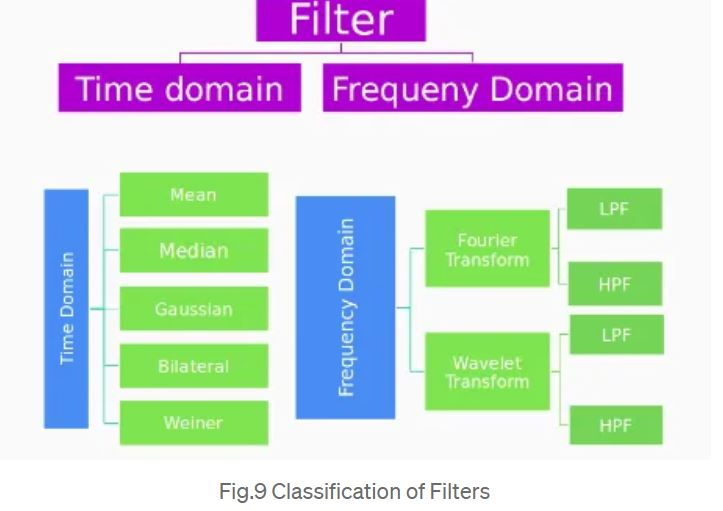
#> input picture filters.JPG, 723 x 511 px, given in place of the camera
$ python 06_histogram.py
#> lines starting #> are read from the running program, lines starting #| are printed output that depends on the picture
import cv2
import numpy as np
from timeit import default_timer as timer
from cap_from_youtube import cap_from_youtube

'''

'''


def equalizeHistogram(frame):

    clahe = cv2.createCLAHE(clipLimit=2.0, tileGridSize=(8,8))
    channels = cv2.split(frame)
    eq_channels = []

    for ch in channels:
        eq_channels.append(clahe.apply(ch))

    eq_clahe_image = cv2.merge(eq_channels)

    return eq_clahe_image

def calculateHistogram(frame):

    bgr_planes = cv2.split(frame)

    b_hist = cv2.calcHist(bgr_planes, [0], None, [256], (0,256), accumulate=False)
    g_hist = cv2.calcHist(bgr_planes, [1], None, [256], (0,256), accumulate=False)
    r_hist = cv2.calcHist(bgr_planes, [2], None, [256], (0,256), accumulate=False)

    cv2.normalize(b_hist, b_hist, alpha=0, beta=360, norm_type=cv2.NORM_MINMAX)
    cv2.normalize(g_hist, g_hist, alpha=0, beta=360, norm_type=cv2.NORM_MINMAX)
    cv2.normalize(r_hist, r_hist, alpha=0, beta=360, norm_type=cv2.NORM_MINMAX)

    return [b_hist, g_hist, r_hist]

def drawHistogram(frame, bgr_hist):

    histSize = 256
    hist_w = 640
    hist_h = 360
    bin_w = int(round( hist_w/histSize ))

    histImage = np.ones((hist_h, hist_w, 3), dtype=np.uint8)

    b_hist = bgr_hist[0]
    g_hist = bgr_hist[1]
    r_hist = bgr_hist[2]

    for i in range(1, histSize):
        cv2.line(histImage, ( bin_w*(i-1), hist_h - int(b_hist[i-1]) ),
            ( bin_w*(i), hist_h - int(b_hist[i]) ), ( 255, 0, 0), thickness=2)

        cv2.line(histImage, ( bin_w*(i-1), hist_h - int(g_hist[i-1]) ),
            ( bin_w*(i), hist_h - int(g_hist[i]) ), ( 0, 255, 0), thickness=2)

        cv2.line(histImage, ( bin_w*(i-1), hist_h - int(r_hist[i-1]) ),
            ( bin_w*(i), hist_h - int(r_hist[i]) ), ( 0, 0, 255), thickness=2)

    outImg = cv2.hconcat([frame, histImage])

    cv2.line(outImg, (1, 0), (1,478), (0,0,0), 2, 8)

    return outImg


cap = cv2.VideoCapture(0)

while True:

    start = timer()

    ret, frame = cap.read()
#> frame is the input picture: shape (511, 723, 3); mean B, G, R 215.3, 215.9, 206
    frame = cv2.resize(frame, (640, 360))
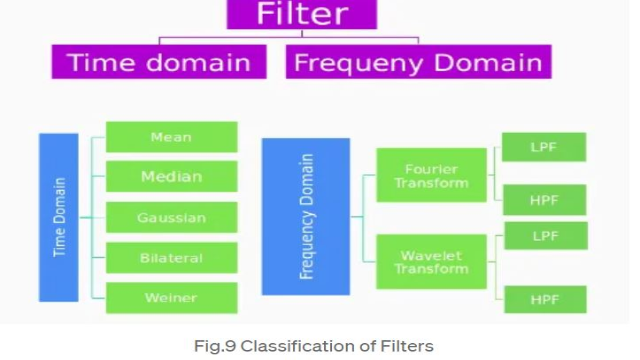
#> frame: shape (360, 640, 3); mean B, G, R 215.2, 215.8, 205.9

    equalizedFrame = equalizeHistogram(frame)
#> the loop in equalizeHistogram, `for ch in channels:` made 3 passes
#> after the loop in equalizeHistogram, `for ch in channels:`: eq_channels = 3 items
#> in equalizeHistogram, `eq_clahe_image = cv2.merge(eq_channels)`:
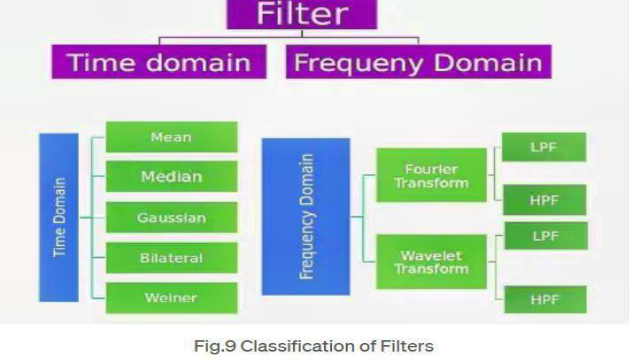
#> eq_clahe_image: shape (360, 640, 3); mean of channels 0, 1, 2 202.9, 205.8, 193.6; drawn as B, G, R

    bgr_hist = calculateHistogram(frame)
#> in calculateHistogram, `b_hist = cv2.calcHist(bgr_planes, [0], None, [256], (0,256), accumulat..`: b_hist = 256 values, max 66121 at index 250, min 0 at index 0, mean 900
#> in calculateHistogram, `g_hist = cv2.calcHist(bgr_planes, [1], None, [256], (0,256), accumulat..`: g_hist = 256 values, max 73135 at index 250, min 11 at index 99, mean 900
#> in calculateHistogram, `r_hist = cv2.calcHist(bgr_planes, [2], None, [256], (0,256), accumulat..`: r_hist = 256 values, max 70124 at index 250, min 0 at index 0, mean 900
#> bgr_hist = 3 items
    origOutImg = drawHistogram(frame, bgr_hist)
#> in drawHistogram, `b_hist = bgr_hist[0]`: b_hist = 256 values, max 360 at index 250, min 0 at index 0, mean 4.9
#> in drawHistogram, `g_hist = bgr_hist[1]`: g_hist = 256 values, max 360 at index 250, min -1.86e-09 at index 99, mean 4.38
#> in drawHistogram, `r_hist = bgr_hist[2]`: r_hist = 256 values, max 360 at index 250, min 0 at index 0, mean 4.62
#> after the loop in drawHistogram, `for i in range(1, histSize):`:
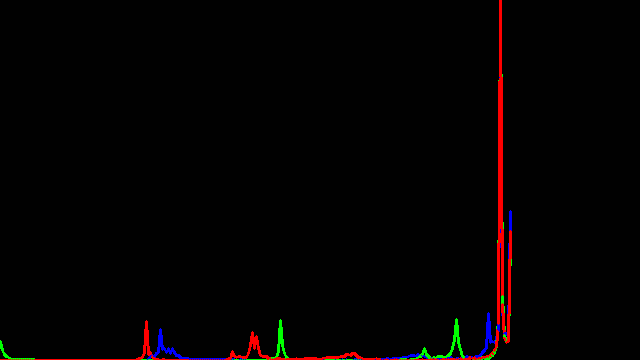
#> histImage: shape (360, 640, 3); mean of channels 0, 1, 2 1.9, 1.9, 4.4; drawn as B, G, R
#> in drawHistogram, `cv2.line(outImg, (1, 0), (1,478), (0,0,0), 2, 8)`:
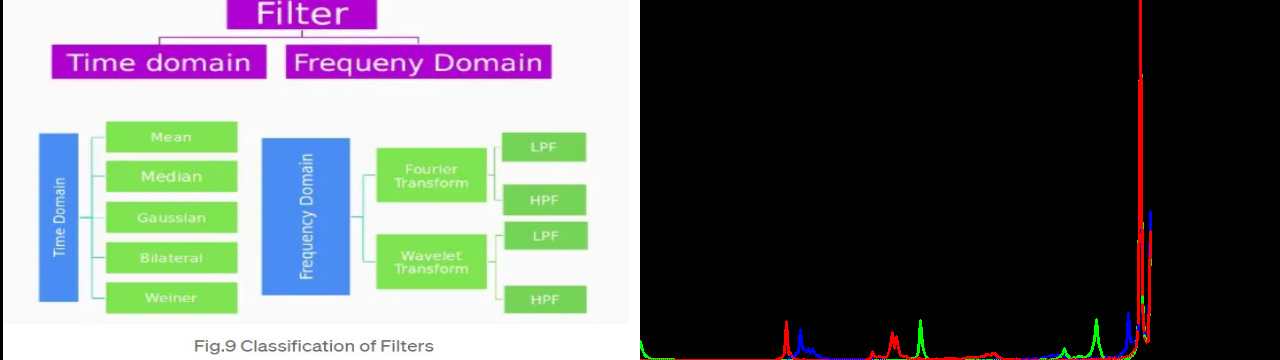
#> outImg: shape (360, 1280, 3); mean B, G, R 107.9, 108.3, 104.6

    eq_bgr_hist = calculateHistogram(equalizedFrame)
#> eq_bgr_hist = 3 items
    origOutImg_eq = drawHistogram(equalizedFrame, eq_bgr_hist)
#> in drawHistogram (call 2), `b_hist = bgr_hist[0]`: b_hist = 256 values, max 360 at index 255, min 0 at index 0, mean 11.81
#> in drawHistogram (call 2), `g_hist = bgr_hist[1]`: g_hist = 256 values, max 360 at index 255, min 0 at index 0, mean 13.22
#> in drawHistogram (call 2), `r_hist = bgr_hist[2]`: r_hist = 256 values, max 360 at index 255, min 0 at index 0, mean 12.86
#> after the loop in drawHistogram (call 2), `for i in range(1, histSize):`:
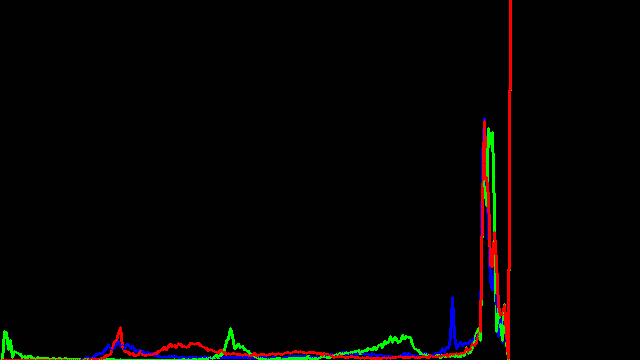
#> histImage: shape (360, 640, 3); mean of channels 0, 1, 2 2.6, 3.4, 5.2; drawn as B, G, R
#> in drawHistogram (call 2), `cv2.line(outImg, (1, 0), (1,478), (0,0,0), 2, 8)`:
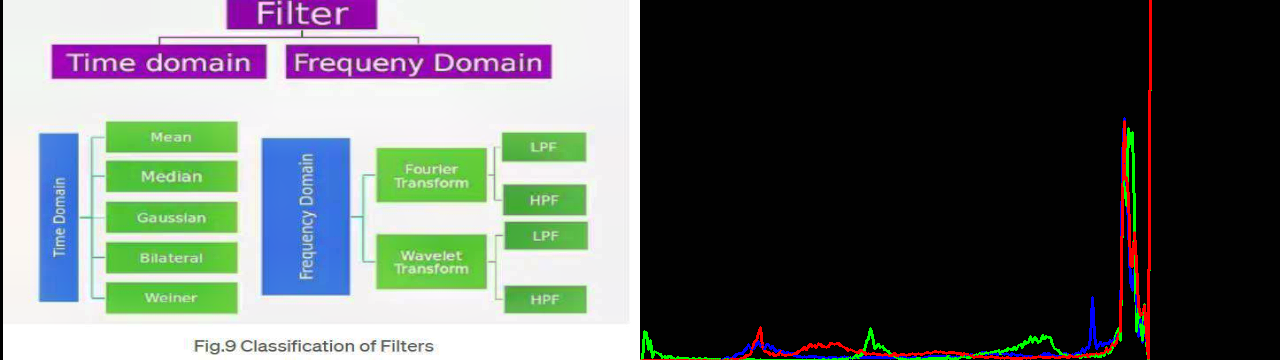
#> outImg: shape (360, 1280, 3); mean of channels 0, 1, 2 102.2, 104, 98.8; drawn as B, G, R

    outputImg = cv2.vconcat([origOutImg, origOutImg_eq])

    cv2.line(outputImg, (640,0), (640, 719), (0,255,255), 3)
    cv2.line(outputImg, (0,360), (1279, 360), (0,255,255), 3)
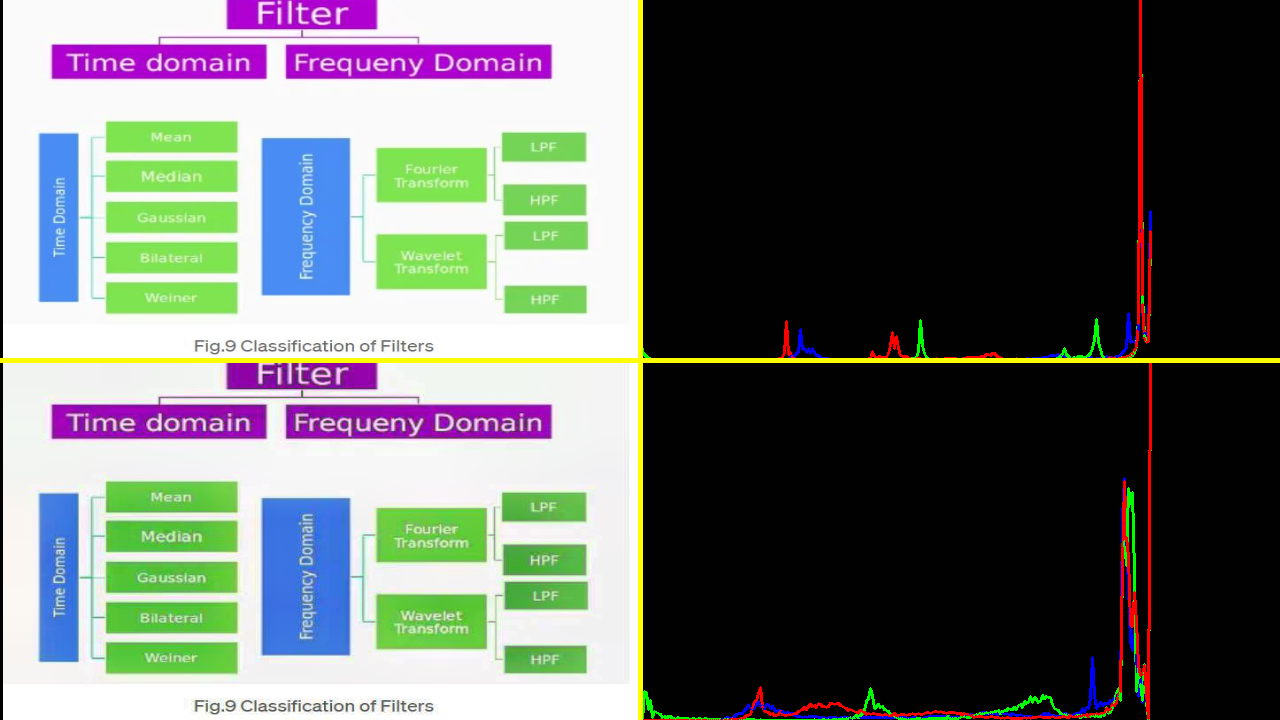
#> outputImg: shape (720, 1280, 3); mean B, G, R 103.8, 107.7, 103.1


    end = timer()

    cv2.imshow("Output", outputImg)
    key = cv2.waitKey(1)
#> (key q is pressed here)

    if key == ord('q'):
        break

    if key == ord('p'):
        cv2.waitKey()
